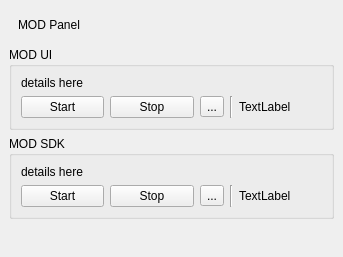
<?xml version="1.0" encoding="UTF-8"?>
<ui version="4.0">
 <class>MainWindow</class>
 <widget class="QMainWindow" name="MainWindow">
  <property name="geometry">
   <rect>
    <x>0</x>
    <y>0</y>
    <width>343</width>
    <height>257</height>
   </rect>
  </property>
  <property name="windowTitle">
   <string>MOD Panel</string>
  </property>
  <widget class="QWidget" name="centralwidget">
   <layout class="QVBoxLayout" name="verticalLayout_4">
    <item>
     <widget class="QWidget" name="area_title" native="true">
      <layout class="QVBoxLayout" name="verticalLayout_3">
       <item>
        <widget class="QLabel" name="l_title">
         <property name="text">
          <string>MOD Panel</string>
         </property>
        </widget>
       </item>
      </layout>
     </widget>
    </item>
    <item>
     <widget class="QGroupBox" name="group_ui">
      <property name="title">
       <string>MOD UI</string>
      </property>
      <layout class="QVBoxLayout" name="verticalLayout_2">
       <item>
        <widget class="QLabel" name="l_ui_details">
         <property name="text">
          <string>details here</string>
         </property>
        </widget>
       </item>
       <item>
        <layout class="QHBoxLayout" name="hl_ui">
         <item>
          <widget class="QPushButton" name="b_ui_start">
           <property name="text">
            <string>Start</string>
           </property>
          </widget>
         </item>
         <item>
          <widget class="QPushButton" name="b_ui_stop">
           <property name="text">
            <string>Stop</string>
           </property>
          </widget>
         </item>
         <item>
          <widget class="QToolButton" name="tb_ui">
           <property name="text">
            <string>...</string>
           </property>
          </widget>
         </item>
         <item>
          <widget class="Line" name="line_ui">
           <property name="orientation">
            <enum>Qt::Vertical</enum>
           </property>
          </widget>
         </item>
         <item>
          <widget class="QLabel" name="l_ui_status">
           <property name="text">
            <string>TextLabel</string>
           </property>
          </widget>
         </item>
        </layout>
       </item>
      </layout>
     </widget>
    </item>
    <item>
     <widget class="QGroupBox" name="group_sdk">
      <property name="title">
       <string>MOD SDK</string>
      </property>
      <layout class="QVBoxLayout" name="verticalLayout">
       <item>
        <widget class="QLabel" name="l_sdk_details">
         <property name="text">
          <string>details here</string>
         </property>
        </widget>
       </item>
       <item>
        <layout class="QHBoxLayout" name="hl_sdk">
         <item>
          <widget class="QPushButton" name="b_sdk_start">
           <property name="text">
            <string>Start</string>
           </property>
          </widget>
         </item>
         <item>
          <widget class="QPushButton" name="b_sdk_stop">
           <property name="text">
            <string>Stop</string>
           </property>
          </widget>
         </item>
         <item>
          <widget class="QToolButton" name="tb_sdk">
           <property name="text">
            <string>...</string>
           </property>
          </widget>
         </item>
         <item>
          <widget class="Line" name="line_sdk">
           <property name="orientation">
            <enum>Qt::Vertical</enum>
           </property>
          </widget>
         </item>
         <item>
          <widget class="QLabel" name="l_sdk_status">
           <property name="text">
            <string>TextLabel</string>
           </property>
          </widget>
         </item>
        </layout>
       </item>
      </layout>
     </widget>
    </item>
    <item>
     <spacer name="spacer_bottom">
      <property name="orientation">
       <enum>Qt::Vertical</enum>
      </property>
      <property name="sizeHint" stdset="0">
       <size>
        <width>20</width>
        <height>40</height>
       </size>
      </property>
     </spacer>
    </item>
   </layout>
  </widget>
 </widget>
 <resources/>
 <connections/>
</ui>
